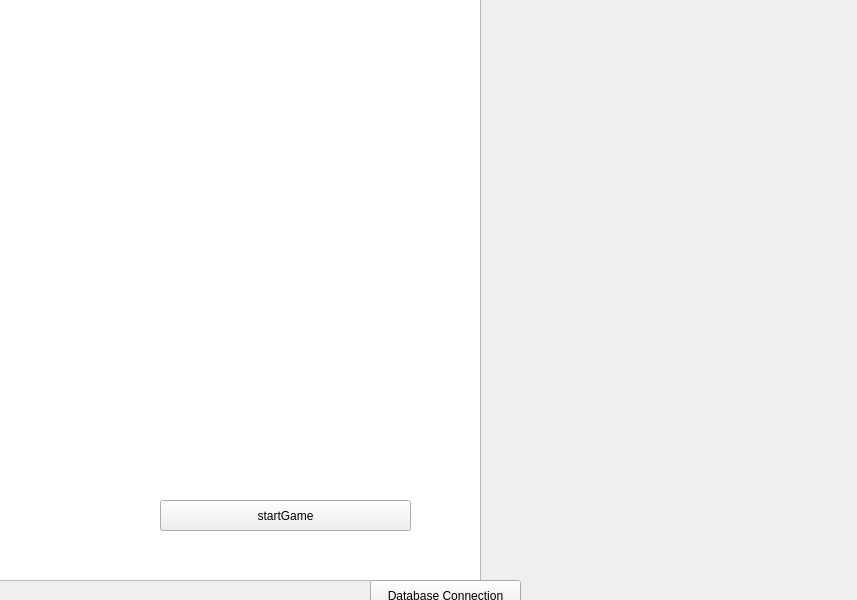
<?xml version="1.0" encoding="UTF-8"?>
<ui version="4.0">
 <class>Widget</class>
 <widget class="QWidget" name="Widget">
  <property name="geometry">
   <rect>
    <x>0</x>
    <y>0</y>
    <width>857</width>
    <height>600</height>
   </rect>
  </property>
  <property name="windowTitle">
   <string>Widget</string>
  </property>
  <widget class="QGraphicsView" name="startGameButtin">
   <property name="geometry">
    <rect>
     <x>-10</x>
     <y>-40</y>
     <width>491</width>
     <height>621</height>
    </rect>
   </property>
  </widget>
  <widget class="QPushButton" name="pushButton">
   <property name="geometry">
    <rect>
     <x>370</x>
     <y>580</y>
     <width>151</width>
     <height>31</height>
    </rect>
   </property>
   <property name="text">
    <string>Database Connection</string>
   </property>
  </widget>
  <widget class="QPushButton" name="startGameButton">
   <property name="geometry">
    <rect>
     <x>160</x>
     <y>500</y>
     <width>251</width>
     <height>31</height>
    </rect>
   </property>
   <property name="text">
    <string>startGame</string>
   </property>
  </widget>
 </widget>
 <resources/>
 <connections/>
</ui>
